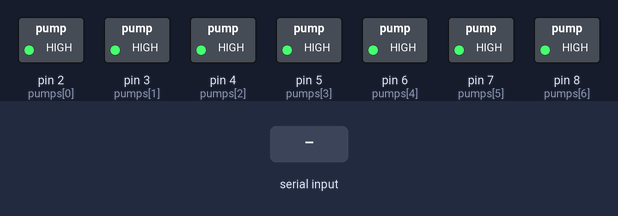
Simulated run of this sketch. Board: Arduino Uno, built with avr-gcc and run on an emulated ATmega328P. Shown: switched loads named in the sketch (green lamp = pin HIGH). The test bench sets the inputs (shaded band). What the sketch prints to the serial monitor is not drawn.

Above: at 1.2 s.
1.3 s: "o90\n" received over Serial
At 2.4 s:
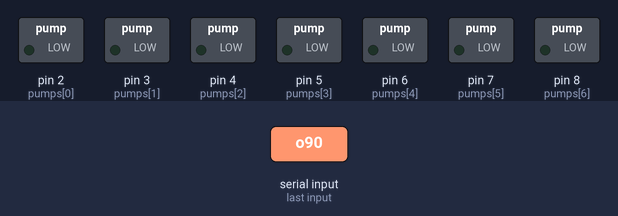
2.8 s: "p90\n" received over Serial
At 6.2 s:
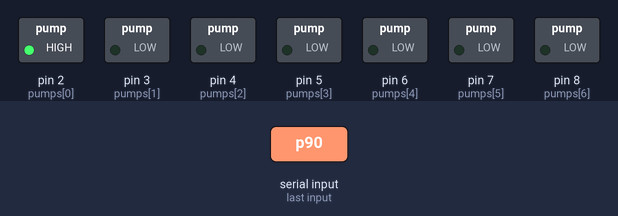
Timing chart, 0 to 7.7 s (numbered marks = the images above; inputs shaded):
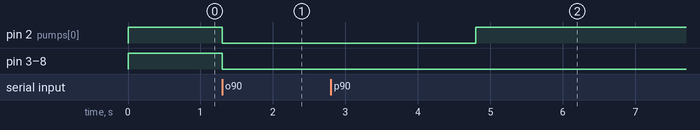

The sketch:

buddha_api.ino
```cpp
/*  Buddha API
 *  Updated 15 Sept 2017
 *  Authors:
 *   - Cesar Torres
 */

#define DEBUG 0
#define NUM_DEVICES 7
#define BAUD 19200


int pumps[NUM_DEVICES] = {
  2, 3, 4, 5, 6, 7, 8
};

void registerActuators() {
  for (int i = 0; i < NUM_DEVICES; i++) {
    pinMode(pumps[i], OUTPUT);
  }
}


void allOff(){
   for (int i = 0; i < NUM_DEVICES; i++) {
    digitalWrite(pumps[i], HIGH); // sainsmart is closed on HIGH
  }
}
void allOn(){
   for (int i = 0; i < NUM_DEVICES; i++) {
    digitalWrite(pumps[i], LOW); // sainsmart is closed on HIGH
  }
}

// API PROCESSING
char prefix = 0;
char buffer = ' ';
uint16_t devID = 0;
uint16_t id = 0;
uint16_t freq = 0;

void pumpControl() {
  devID = Serial.parseInt();
  id = Serial.parseInt();
  if (id > NUM_DEVICES) {
    if (DEBUG){
      Serial.print("ERROR, PUMP DOES NOT EXIST! -- #");
      Serial.println(id);
    }
  }

  freq = Serial.parseInt();
  if(freq < 5) freq = HIGH;
  else freq = LOW;

  if (DEBUG) {
    Serial.print("pump[i]: ");
    Serial.println(pumps[id]);
    Serial.print("freq: ");
    Serial.println(freq);
  }

  digitalWrite(pumps[id], freq);
}

void findCommandEnd(){
  buffer = ' ';
  while(buffer != '\n'){
    if(Serial.available() > 0){
      buffer = Serial.read();
    }
  }
}
void update(){
}

void api_call(char prefix){
   switch (prefix) {
    case 'u':
      update(); // no update logic here; placeholder
      findCommandEnd();
      break;
    case 'p':
      pumpControl();
      findCommandEnd();
      break;
    case 'x':
      allOff();
      findCommandEnd();
      break;
    case 'o':
      allOn();
      findCommandEnd();
      break;
    default:
      Serial.print(prefix);
      Serial.println(": API command does not exist");
      findCommandEnd();
    break;
  }
}

void setup(void) {
  Serial.begin(BAUD);
  Serial.println("I am the Buddha!");
  Serial.print("Listening at ");
  Serial.print(BAUD);
  Serial.println(" baud.");
  Serial.print(NUM_DEVICES);
  Serial.println(" heaters enabled.");

  registerActuators();
  allOff();
}

void enable_api(){
  if (Serial.available() > 0) {
       prefix = Serial.read();
       api_call(prefix);
  }
}

void loop() {
  enable_api();
}
```

Measured:
- after the input at 1.3 s, pin 2 (pumps[0]), pin 3 (pumps[1]), pin 4 (pumps[2]), pin 5 (pumps[3]), pin 6 (pumps[4]), pin 7 (pumps[5]), pin 8 (pumps[6]): HIGH → LOW at once
- after the input at 2.8 s, pin 2 (pumps[0]): LOW → HIGH after 2.0 s
